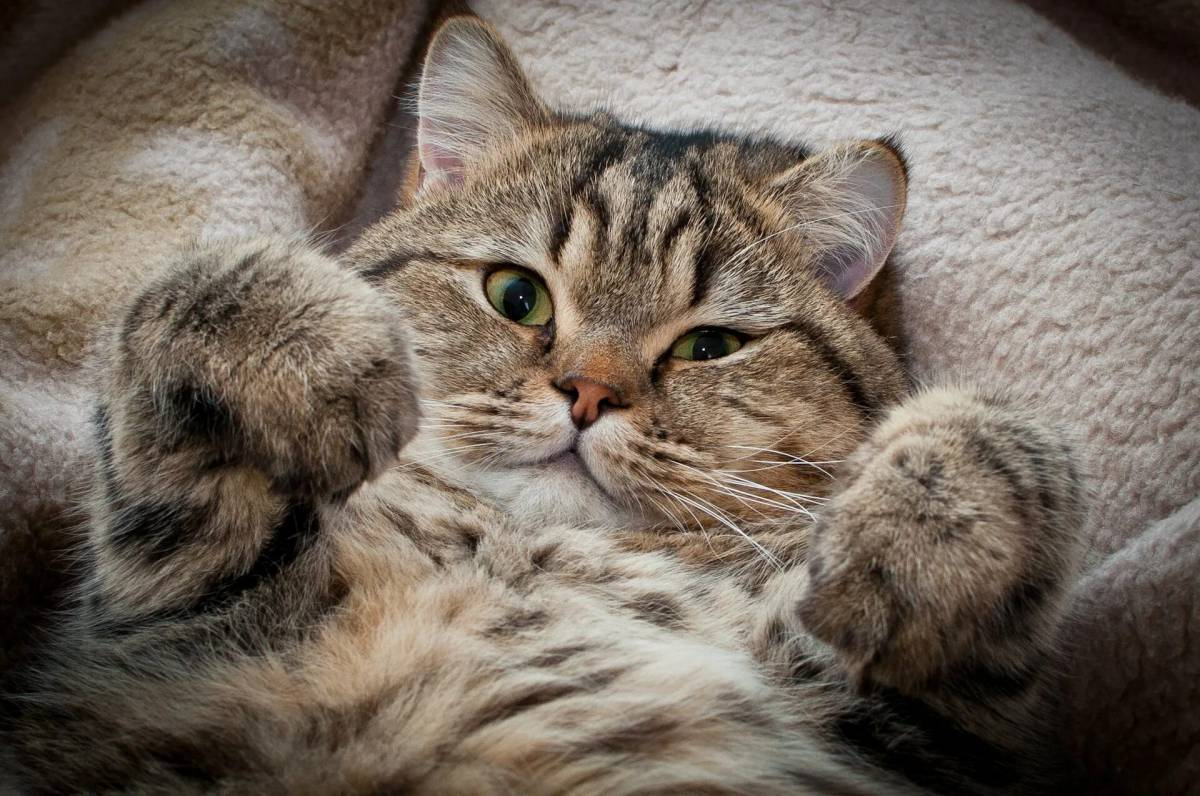
//> input picture 05.03/kotik.jpg, 1200 x 796 px
$ ./05_03   (built with g++ and OpenCV 4)
//> lines starting //> are read from the running program, lines starting //| are printed output that depends on the picture; after the words box and inside, x2 and y2 are one past the last pixel; in counts of white or black regions, pixels touching at a corner belong together
#include <opencv2/opencv.hpp>

int main() {
    cv::Mat image = cv::imread("kotik.jpg", cv::IMREAD_COLOR);
//> image is the input picture: 796 rows x 1200 cols, CV_8UC3; mean B, G, R 96, 106.6, 117.8

    // Drawing shapes
    cv::line(image, cv::Point(10, 10), cv::Point(1000, 1000), cv::Scalar(255, 255, 0), 2);
    cv::ellipse(image, cv::Point(700, 700), cv::Size(100, 50), 45, 0, 360, cv::Scalar(0, 0, 255), 2);
    cv::rectangle(image, cv::Point(200, 200), cv::Point(300, 300), cv::Scalar(0, 255, 0), 2);
    cv::circle(image, cv::Point(500, 500), 75, cv::Scalar(255, 0, 0), 2);

    std::vector<cv::Point> triangle_points;
    triangle_points.push_back(cv::Point(300, 100));
    triangle_points.push_back(cv::Point(400, 100));
    triangle_points.push_back(cv::Point(350, 200));
    cv::polylines(image, std::vector<std::vector<cv::Point>>{triangle_points}, true, cv::Scalar(0, 0, 255), 2);
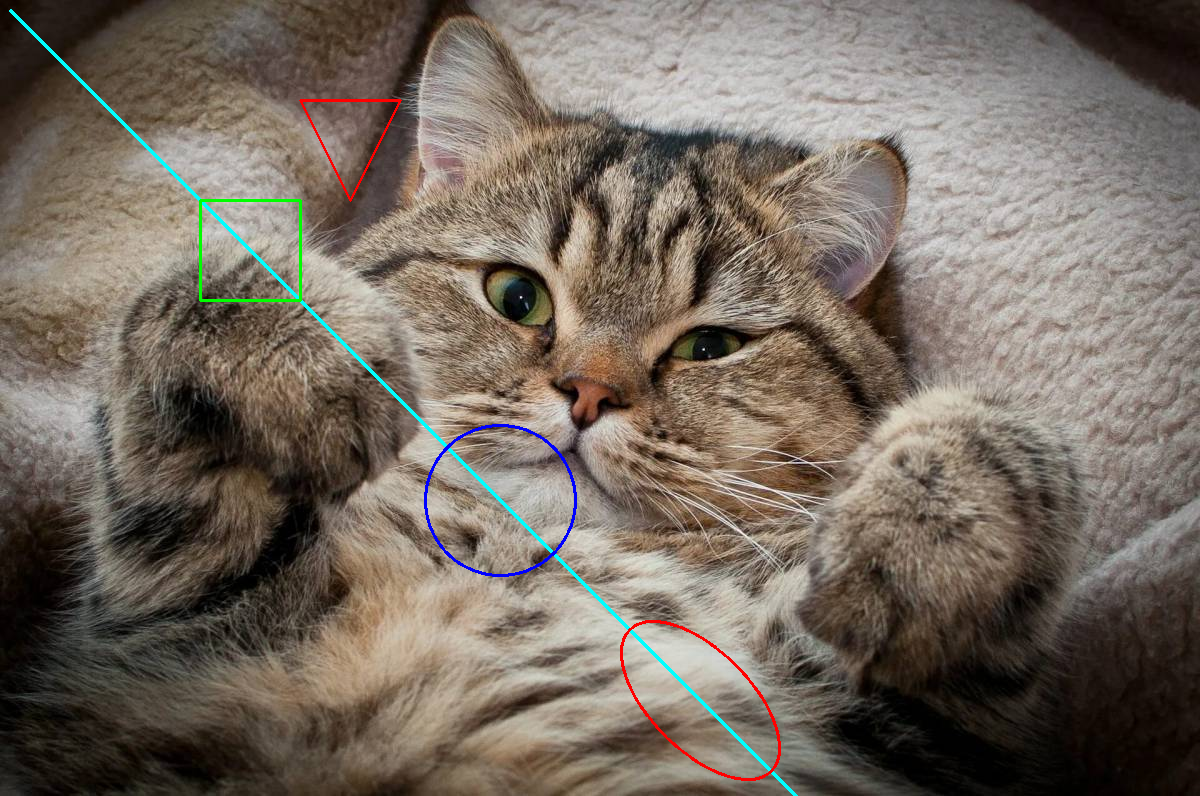
//> image: 796 rows x 1200 cols, CV_8UC3; mean B, G, R 96.3, 106.7, 117

    cv::namedWindow("Original Image", cv::WINDOW_NORMAL);
    cv::imshow("Original Image", image);

    // Splitting image into parts
    int rows = image.rows;
//> rows = 796
    int cols = image.cols;
//> cols = 1200

    cv::Mat photo1 = image(cv::Rect(0, 0, cols / 2, rows / 2));
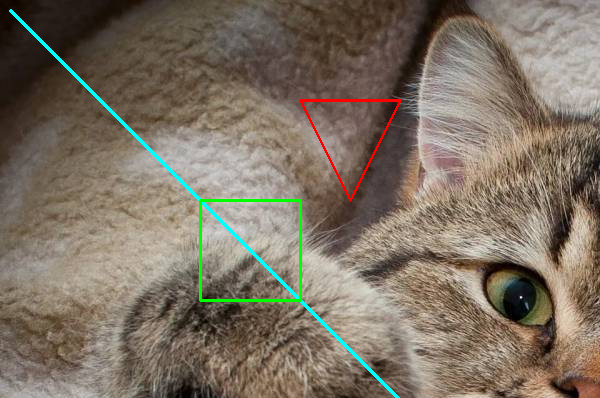
//> photo1: 398 rows x 600 cols, CV_8UC3; mean B, G, R 99.4, 113.7, 124.9
    cv::Mat photo2 = image(cv::Rect(cols / 2, 0, cols / 2, rows / 2));
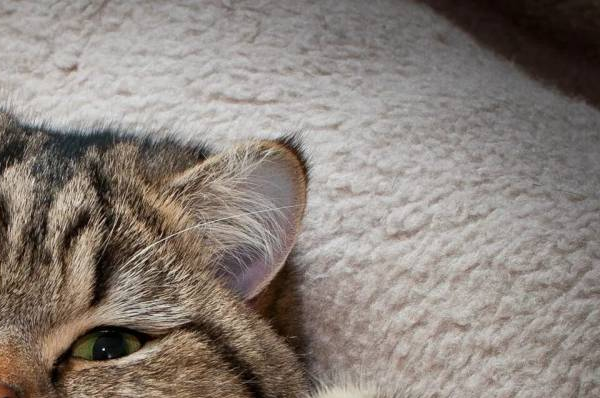
//> photo2: 398 rows x 600 cols, CV_8UC3; mean B, G, R 122.5, 129.3, 138.5
    cv::Mat photo3 = image(cv::Rect(0, rows / 2, cols / 2, rows / 2));
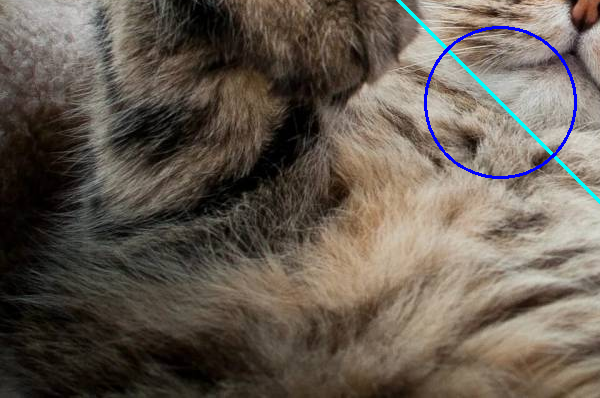
//> photo3: 398 rows x 600 cols, CV_8UC3; mean B, G, R 81.2, 91.4, 101.2
    cv::Mat photo4 = image(cv::Rect(cols / 2, rows / 2, cols / 2, rows / 2));
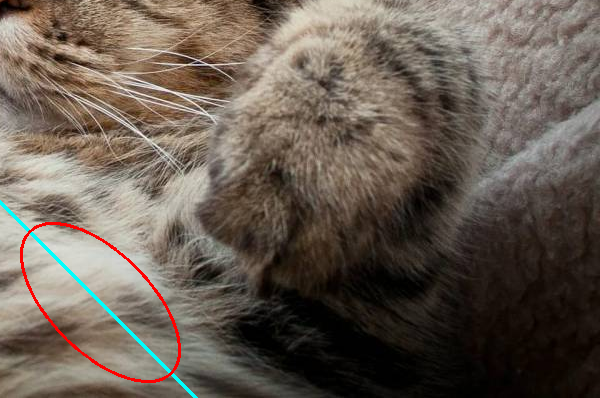
//> photo4: 398 rows x 600 cols, CV_8UC3; mean B, G, R 82.2, 92.4, 103.5

    cv::namedWindow("Photo 1", cv::WINDOW_NORMAL);
    cv::imshow("Photo 1", photo1);
    cv::namedWindow("Photo 2", cv::WINDOW_NORMAL);
    cv::imshow("Photo 2", photo2);
    cv::namedWindow("Photo 3", cv::WINDOW_NORMAL);
    cv::imshow("Photo 3", photo3);
    cv::namedWindow("Photo 4", cv::WINDOW_NORMAL);
    cv::imshow("Photo 4", photo4);

    // Creating a square mask
    cv::Mat mask = cv::Mat::zeros(image.size(), CV_8UC1);
    cv::rectangle(mask, cv::Point(image.cols / 2 - 100, image.rows / 2 - 100), cv::Point(image.cols / 2 + 100, image.rows / 2 + 100), cv::Scalar(255), -1);
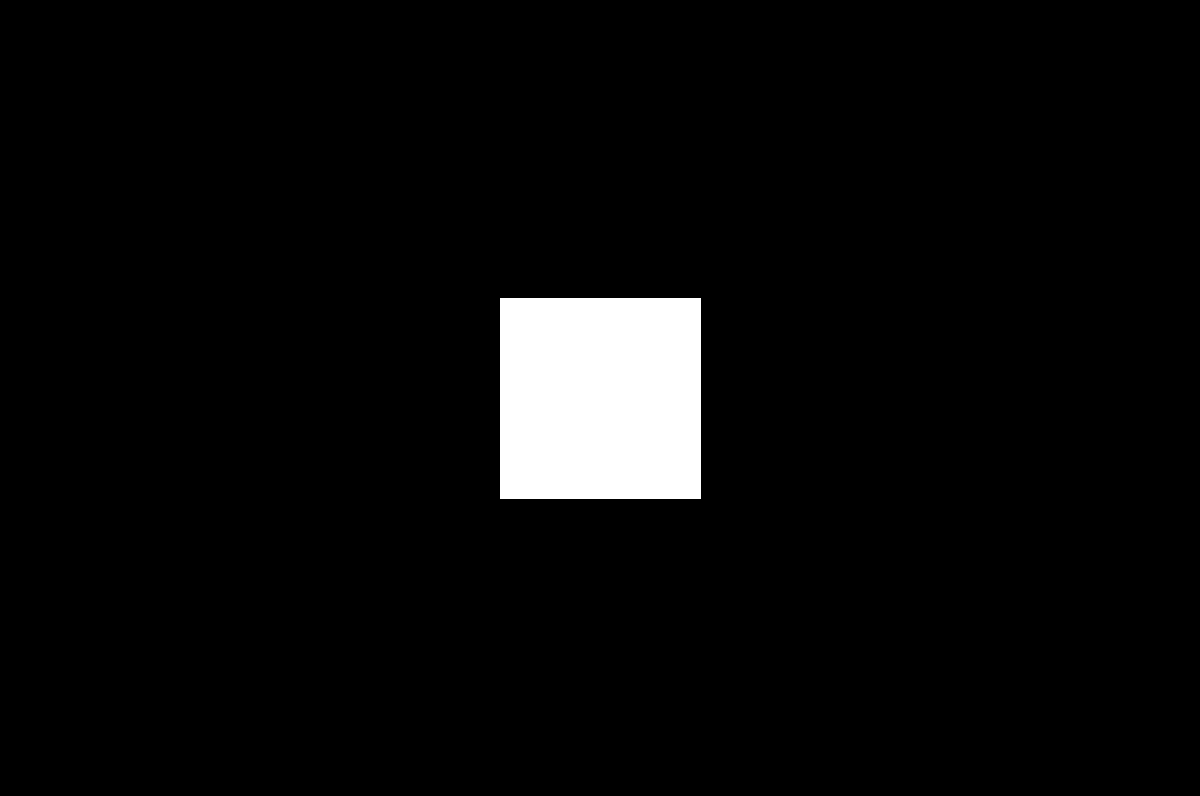
//> mask: 796 rows x 1200 cols, CV_8UC1; 4.2% white; 1 white region, box (x1, y1, x2, y2) and area: (500, 298, 701, 499) 40401

    cv::Mat finalRes;
    image.copyTo(finalRes, mask);
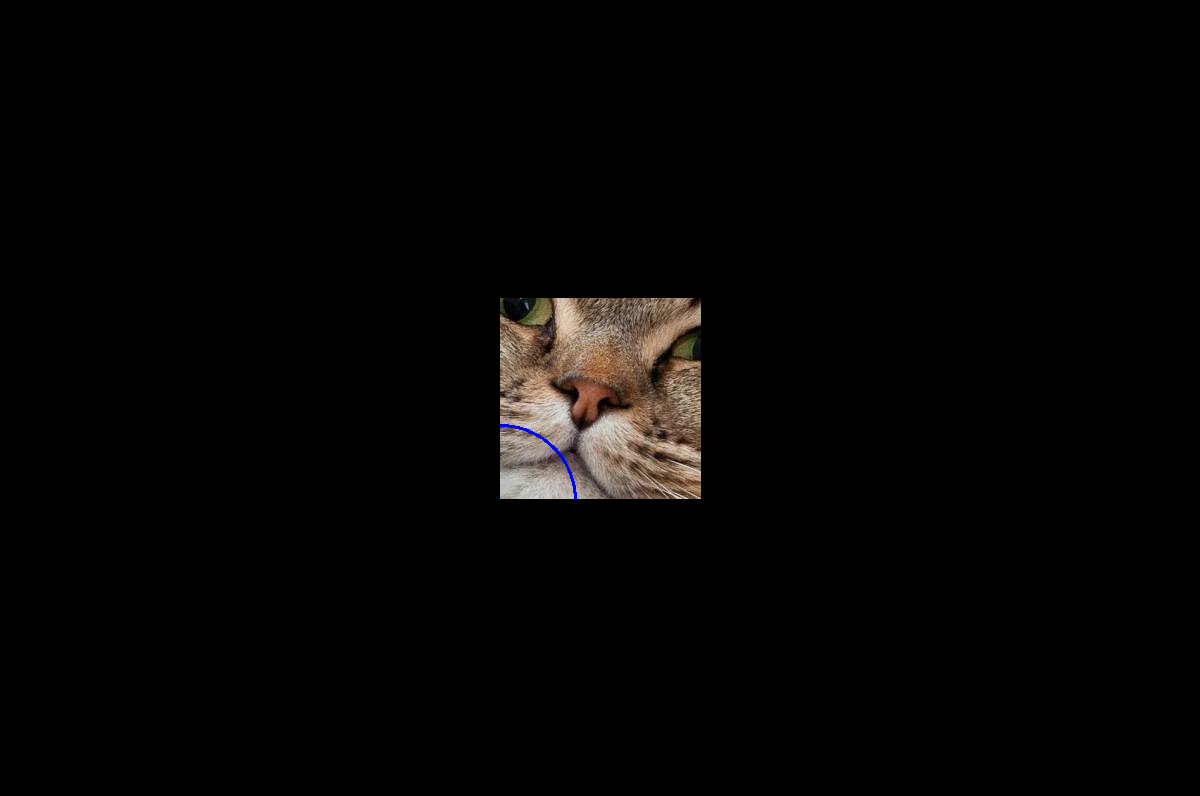
//> finalRes: 796 rows x 1200 cols, CV_8UC3; mean B, G, R 4, 4.7, 5.6

    cv::namedWindow("Mask", cv::WINDOW_NORMAL);
    cv::imshow("Mask", finalRes);

    cv::waitKey(0);

    return 0;
}

$ run again, with 05.03/2.jpg copied over 05.03/kotik.jpg
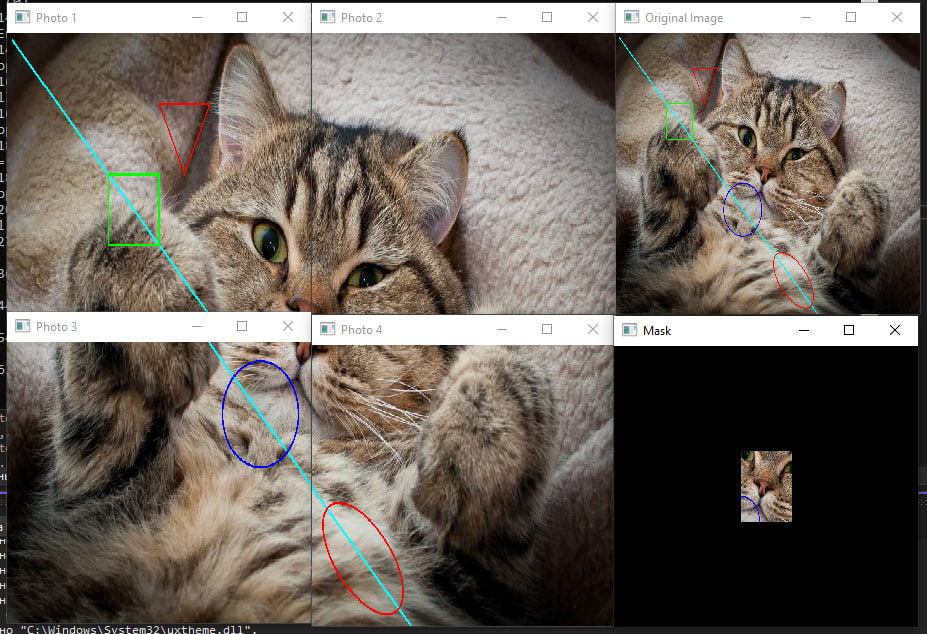
//> input picture 05.03/2.jpg, 927 x 634 px
//> image is the input picture: 634 rows x 927 cols, CV_8UC3; mean B, G, R 95.1, 102.6, 110.2
//> `cv::rectangle(mask, cv::Point(image.cols / 2 - 100, image.rows / 2 - 1..`:
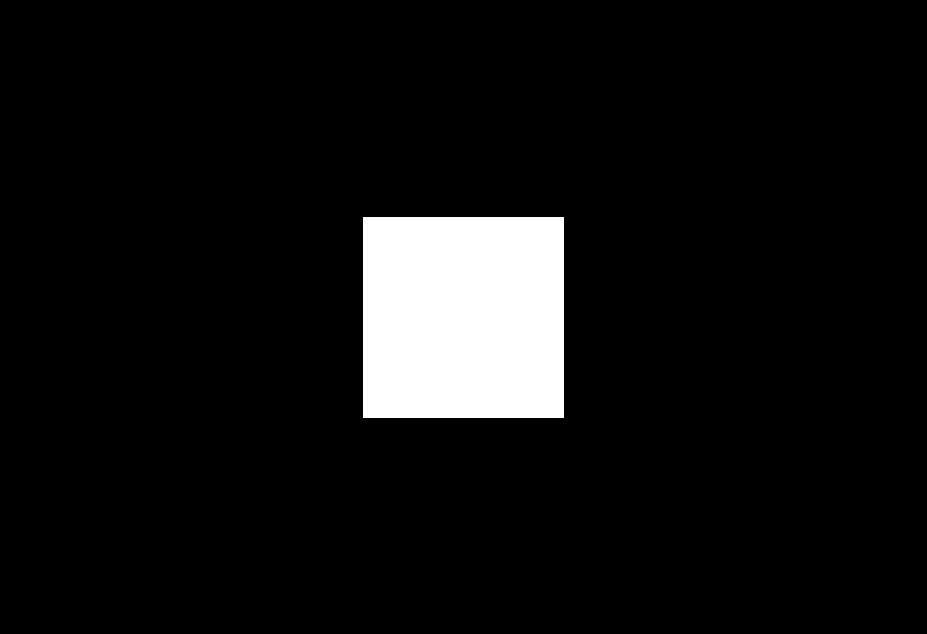
//> mask: 634 rows x 927 cols, CV_8UC1; 6.9% white; 1 white region, box (x1, y1, x2, y2) and area: (363, 217, 564, 418) 40401
//> `image.copyTo(finalRes, mask);`:
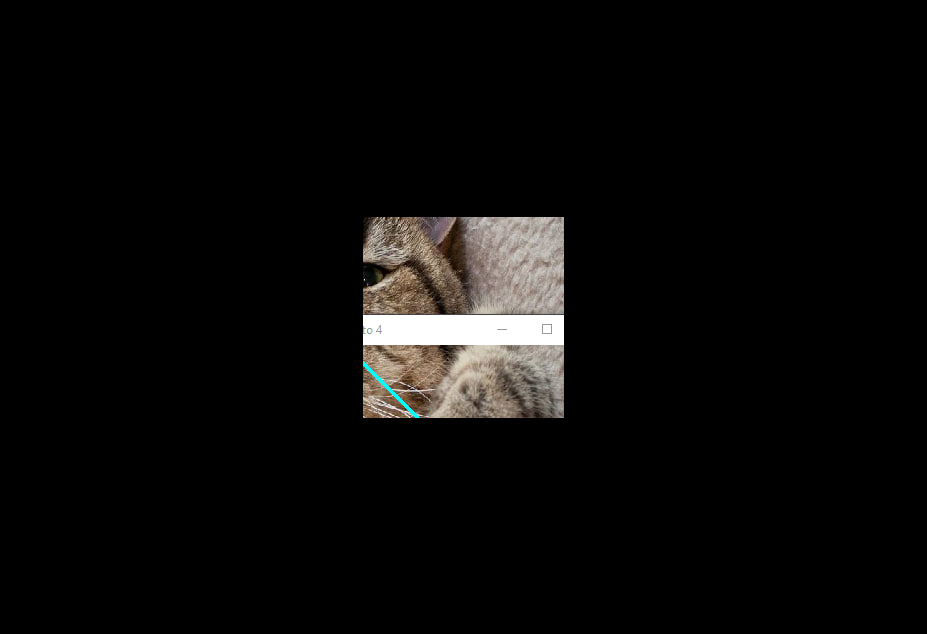
//> finalRes: 634 rows x 927 cols, CV_8UC3; mean B, G, R 9.2, 9.9, 10.6
